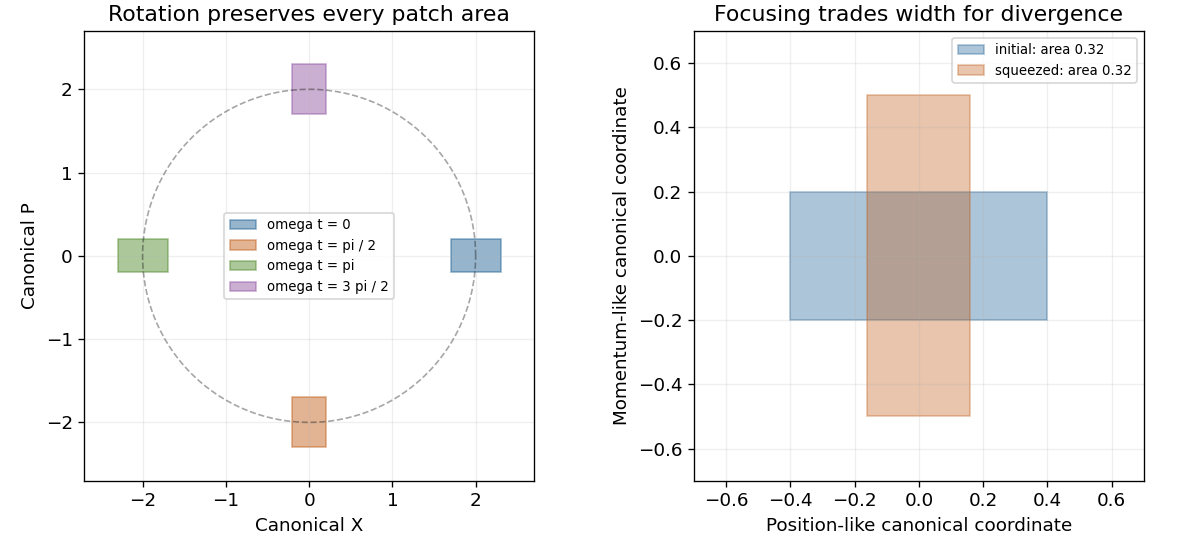

Source code (Python):
"""Original plots; Python 3.14, numpy/matplotlib. Writes one PNG in the current working directory."""
from pathlib import Path
import numpy as np
import matplotlib
matplotlib.use("Agg")
import matplotlib.pyplot as plt
plt.rcParams.update({"font.size":11,"font.family":"DejaVu Sans","savefig.facecolor":"white"})
def save(fig):
    fig.savefig(Path.cwd()/Path(__file__).with_suffix(".png").name,dpi=120,facecolor="white",transparent=False,metadata={"Software":"Matplotlib"})
    plt.close(fig)

from matplotlib.patches import Polygon
fig,axs=plt.subplots(1,2,figsize=(10,4.5),layout="constrained")
patch=np.array([[1.7,-.2],[2.3,-.2],[2.3,.2],[1.7,.2]])
theta=np.linspace(0,2*np.pi,500);axs[0].plot(2*np.cos(theta),2*np.sin(theta),"k--",alpha=.35,lw=1)
for angle,color,label in [(0,"#165b91","0"),(np.pi/2,"#bf5a13","pi / 2"),(np.pi,"#488523","pi"),(3*np.pi/2,"#8c4e9f","3 pi / 2")]:
    M=np.array([[np.cos(angle),np.sin(angle)],[-np.sin(angle),np.cos(angle)]])
    rotated=patch@M.T;axs[0].add_patch(Polygon(rotated,facecolor=color,alpha=.45,edgecolor=color,label="omega t = "+label))
axs[0].set(xlabel="Canonical X",ylabel="Canonical P",title="Rotation preserves every patch area",xlim=(-2.7,2.7),ylim=(-2.7,2.7),aspect="equal");axs[0].legend(loc="center",fontsize=8)
initial=np.array([[-.4,-.2],[.4,-.2],[.4,.2],[-.4,.2]])
squeezed=initial@np.diag([.4,2.5])
axs[1].add_patch(Polygon(initial,facecolor="#165b91",edgecolor="#165b91",alpha=.35,label="initial: area 0.32"))
axs[1].add_patch(Polygon(squeezed,facecolor="#bf5a13",edgecolor="#bf5a13",alpha=.35,label="squeezed: area 0.32"))
axs[1].set(xlabel="Position-like canonical coordinate",ylabel="Momentum-like canonical coordinate",title="Focusing trades width for divergence",xlim=(-.7,.7),ylim=(-.7,.7),aspect="equal");axs[1].legend(fontsize=8)
for ax in axs:ax.grid(alpha=.2)
save(fig)
